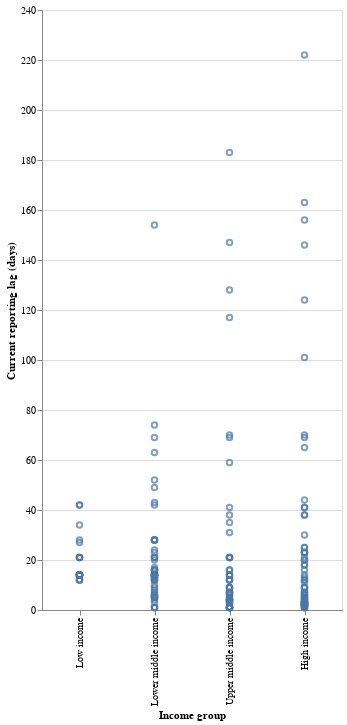

The cell this chart's notebook holds for it:
### Code cell
today_df=dates_df_expanded[dates_df_expanded['owid_date']==dates_df_expanded['owid_date'].max()]
today_df = today_df[today_df['Income group'].notna()]
# Current lag scatter
alt.Chart(today_df).mark_point().encode(
    x=alt.X('Income group',sort=income_order),
    y=alt.Y('date_diff',title="Current reporting lag (days)")
).properties(
    width=300,
    height=600
)

### Figure 1 — Vega-Lite specification as saved in the notebook (floating-point values rounded to 4 significant figures; data arrays with more than 128 entries replaced by an {"elided": "..."} marker saying what was removed)
{"config": {"view": {"continuousWidth": 400, "continuousHeight": 300}}, "data": {"name": "data-84bdd2dade7b2b8d919bbba9344c6bac"}, "mark": "point", "encoding": {"x": {"field": "Income group", "sort": ["Low income", "Lower middle income", "Upper middle income", "High income"], "type": "nominal"}, "y": {"field": "date_diff", "title": "Current reporting lag (days)", "type": "quantitative"}}, "height": 600, "width": 300, "$schema": "https://vega.github.io/schema/vega-lite/v4.17.0.json", "datasets": {"data-84bdd2dade7b2b8d919bbba9344c6bac": {"elided": "206 records"}}}
